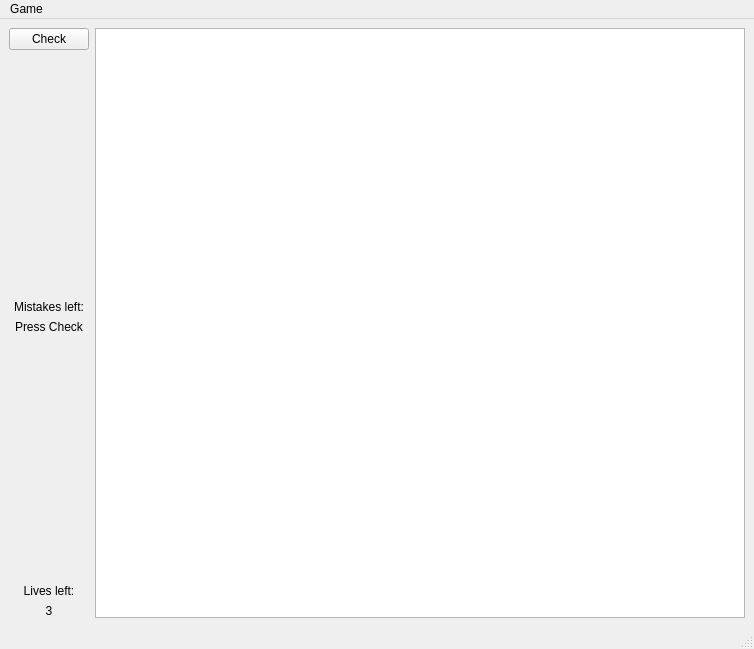
<?xml version="1.0" encoding="UTF-8"?>
<ui version="4.0">
 <class>MainWindow</class>
 <widget class="QMainWindow" name="MainWindow">
  <property name="geometry">
   <rect>
    <x>0</x>
    <y>0</y>
    <width>754</width>
    <height>649</height>
   </rect>
  </property>
  <property name="windowTitle">
   <string>Nonogram</string>
  </property>
  <widget class="QWidget" name="centralwidget">
   <layout class="QHBoxLayout" name="horizontalLayout">
    <item>
     <layout class="QVBoxLayout" name="verticalLayout">
      <item>
       <widget class="QPushButton" name="checkButton">
        <property name="text">
         <string>Check</string>
        </property>
       </widget>
      </item>
      <item>
       <spacer name="verticalSpacer_2">
        <property name="orientation">
         <enum>Qt::Vertical</enum>
        </property>
        <property name="sizeHint" stdset="0">
         <size>
          <width>20</width>
          <height>40</height>
         </size>
        </property>
       </spacer>
      </item>
      <item>
       <widget class="QLabel" name="mistakesTextLabel">
        <property name="text">
         <string>Mistakes left:</string>
        </property>
        <property name="alignment">
         <set>Qt::AlignCenter</set>
        </property>
       </widget>
      </item>
      <item>
       <widget class="QLabel" name="mistakesAmountLabel">
        <property name="text">
         <string>Press Check</string>
        </property>
        <property name="alignment">
         <set>Qt::AlignCenter</set>
        </property>
       </widget>
      </item>
      <item>
       <spacer name="verticalSpacer">
        <property name="orientation">
         <enum>Qt::Vertical</enum>
        </property>
        <property name="sizeHint" stdset="0">
         <size>
          <width>20</width>
          <height>40</height>
         </size>
        </property>
       </spacer>
      </item>
      <item>
       <widget class="QLabel" name="livesTextLabel">
        <property name="text">
         <string>Lives left:</string>
        </property>
        <property name="alignment">
         <set>Qt::AlignCenter</set>
        </property>
       </widget>
      </item>
      <item>
       <widget class="QLabel" name="livesLeftLabel">
        <property name="text">
         <string>3</string>
        </property>
        <property name="alignment">
         <set>Qt::AlignCenter</set>
        </property>
       </widget>
      </item>
     </layout>
    </item>
    <item>
     <widget class="QGraphicsView" name="mainGraphicsView"/>
    </item>
   </layout>
  </widget>
  <widget class="QMenuBar" name="menubar">
   <property name="geometry">
    <rect>
     <x>0</x>
     <y>0</y>
     <width>754</width>
     <height>26</height>
    </rect>
   </property>
   <widget class="QMenu" name="menuGame">
    <property name="title">
     <string>Game</string>
    </property>
    <addaction name="actionNew_game"/>
    <addaction name="actionHow_to_play"/>
    <addaction name="actionQuit"/>
   </widget>
   <addaction name="menuGame"/>
  </widget>
  <widget class="QStatusBar" name="statusbar"/>
  <action name="actionNew_game">
   <property name="text">
    <string>New game</string>
   </property>
  </action>
  <action name="actionHow_to_play">
   <property name="text">
    <string>How to play</string>
   </property>
  </action>
  <action name="actionQuit">
   <property name="text">
    <string>Quit</string>
   </property>
  </action>
 </widget>
 <resources/>
 <connections/>
</ui>
